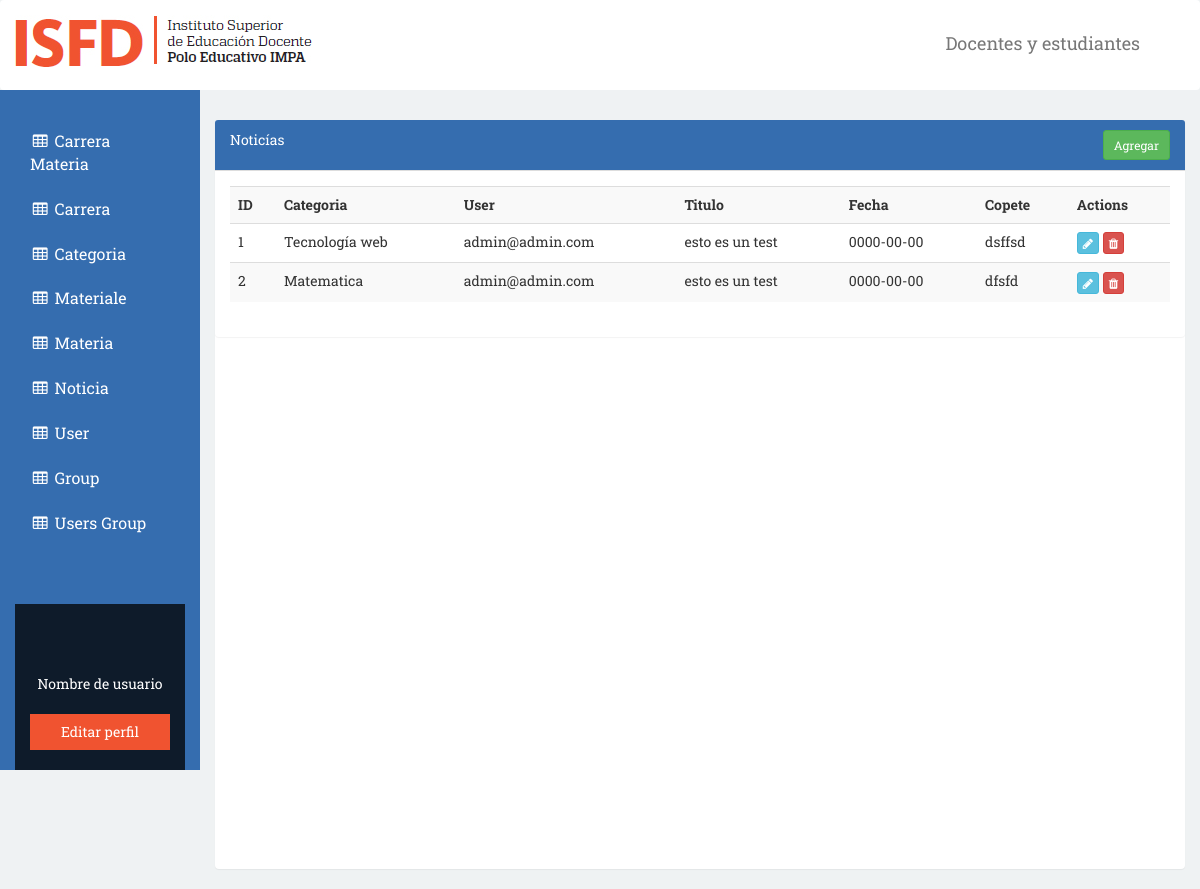
Screenshot of /index.php/noticia with the database file from the repository.
### tables this page shows
CREATE TABLE `noticias` (
  `id` int(11) NOT NULL,
  `categoria_id` int(11) NOT NULL,
  `user_id` int(11) DEFAULT NULL,
  `titulo` varchar(255) NOT NULL,
  `copete` text NOT NULL,
  `descripcion` text NOT NULL,
  `fecha` date NOT NULL,
  `timestamp` timestamp NOT NULL DEFAULT CURRENT_TIMESTAMP ON UPDATE CURRENT_TIMESTAMP
);

CREATE TABLE `categorias` (
  `id` int(11) NOT NULL,
  `nombre` varchar(255) DEFAULT NULL,
  `timestamp` timestamp NOT NULL DEFAULT CURRENT_TIMESTAMP ON UPDATE CURRENT_TIMESTAMP
);

CREATE TABLE `users` (
  `id` int(11) UNSIGNED NOT NULL,
  `ip_address` varchar(15) NOT NULL,
  `username` varchar(100) NOT NULL,
  `password` varchar(255) NOT NULL,
  `salt` varchar(255) DEFAULT NULL,
  `email` varchar(100) NOT NULL,
  `activation_code` varchar(40) DEFAULT NULL,
  `forgotten_password_code` varchar(40) DEFAULT NULL,
  `forgotten_password_time` int(11) UNSIGNED DEFAULT NULL,
  `remember_code` varchar(40) DEFAULT NULL,
  `created_on` int(11) UNSIGNED NOT NULL,
  `last_login` int(11) UNSIGNED DEFAULT NULL,
  `active` tinyint(1) UNSIGNED DEFAULT NULL,
  `first_name` varchar(50) DEFAULT NULL,
  `last_name` varchar(50) DEFAULT NULL,
  `company` varchar(100) DEFAULT NULL,
  `phone` varchar(20) DEFAULT NULL
);

### application/controllers/Noticia.php (called while the page is built, shortened)
<?php
class Noticia extends CI_Controller{
    function __construct()
    {
        $this->load->model('Noticia_model');
    }
    function index()
    {
        $data['noticias'] = $this->Noticia_model->get_all_noticias();
        $data['_view'] = 'noticia/index';
        $this->load->view('layouts/main',$data);
    }
}

### index.php (called while the page is built, shortened)
<?php
require_once BASEPATH.'core/CodeIgniter.php';

### application/models/Noticia_model.php (called while the page is built, shortened)
<?php
class Noticia_model extends CI_Model
{
    function get_all_noticias()
    {
        $this->db->select('noticias.*,categorias.nombre as categoria, users.email as usuario');
        $this->db->join('users','users.id = noticias.user_id');
        $this->db->join('categorias','categorias.id = noticias.categoria_id');
        return $this->db->get('noticias')->result_array();
    }
}

### application/views/noticia/index.php (the view)
<div class="row">
    <div class="col-lg-12">
        <div class="panel panel-default">
            <div class="panel-heading">
                Noticías
                <div class="pull-right">
                    <a href="<?php echo site_url('noticia/add'); ?>" class="btn btn-success btn-sm">Agregar</a>
                </div>
                <br clear="all">
            </div>
            <div class="panel-body">
                <div class="table-responsive">
                    <table class="table table-striped">
                        <tr>
							<th>ID</th>
							<th>Categoria</th>
							<th>User</th>
							<th>Titulo</th>
							<th>Fecha</th>
							<th>Copete</th>
							<th>Actions</th>
                        </tr>
                        <?php foreach($noticias as $n){ ?>
                        <tr>
							<td><?php echo $n['id']; ?></td>
							<td><?php echo $n['categoria']; ?></td>
							<td><?php echo $n['usuario']; ?></td>
							<td><?php echo $n['titulo']; ?></td>
							<td><?php echo $n['fecha']; ?></td>
							<td><?php echo $n['copete']; ?></td>
							<td>
                                <a href="<?php echo site_url('noticia/edit/'.$n['id']); ?>" class="btn btn-info btn-xs"><span class="fa fa-pencil"></span></a>
                                <a href="<?php echo site_url('noticia/remove/'.$n['id']); ?>" class="btn btn-danger btn-xs"><span class="fa fa-trash"></span></a>
                            </td>
                        </tr>
                        <?php } ?>
                    </table>
                </div>
            </div>
        </div>
    </div>
</div>

### application/views/layouts/main.php (shortened to what this page needs)
<!DOCTYPE html>
<html lang="en">
<head>
    <link href="<?php echo site_url('resources/css/bootstrap.min.css');?>" rel="stylesheet">
    <link href="<?php echo site_url('resources/css/impa.css');?>" rel="stylesheet">
    <link href="<?php echo site_url('resources/css/app.css');?>" rel="stylesheet">
    <link href="<?php echo site_url('resources/css/font-awesome.min.css');?>" rel="stylesheet">
</head>
<body class="bg-gris">
    <nav class="navbar navbar-default">
        <div class="container-fluid">
            <div class="navbar-header">
                <a class="navbar-brand" href="#"><img src="<?php echo site_url('resources/images/logo.jpg');?>"></a>
            </div>
            <div class="collapse navbar-collapse" id="bs-example-navbar-collapse-1">
                <ul class="nav navbar-nav navbar-right">
                    <li><a href="#">Docentes y estudiantes</a></li>
                    <li><a href="javascript:void(0);" class="view-navigation"><i class="fa fa-user-circle-o" aria-hidden="true"></i></a></li>
                </ul>
            </div>
        </div>
    </nav>
    <div class="container-fluid">
        <div class="row">
            <div class="col-md-2 app-nav">
                <ul class="nav nav-pills nav-stacked">
                        <li>
                            <a href="<?php echo site_url('carrera_materia/index');?>"><i class="fa fa-table fa-fw"></i> Carrera Materia</a>
                        </li>
                        <li>
                            <a href="<?php echo site_url('carrera/index');?>"><i class="fa fa-table fa-fw"></i> Carrera</a>
                        </li>
                        <li>
                            <a href="<?php echo site_url('categoria/index');?>"><i class="fa fa-table fa-fw"></i> Categoria</a>
                        </li>
                        <li>
                            <a href="<?php echo site_url('materiale/index');?>"><i class="fa fa-table fa-fw"></i> Materiale</a>
                        </li>
                        <li>
                            <a href="<?php echo site_url('materia/index');?>"><i class="fa fa-table fa-fw"></i> Materia</a>
                        </li>
                        <li>
                            <a href="<?php echo site_url('noticia/index');?>"><i class="fa fa-table fa-fw"></i> Noticia</a>
                        </li>
                        <li>
                            <a href="<?php echo site_url('user/index');?>"><i class="fa fa-table fa-fw"></i> User</a>
                        </li>
                        <li>
                            <a href="<?php echo site_url('group/index');?>"><i class="fa fa-table fa-fw"></i> Group</a>
                        </li>
                        <li>
                            <a href="<?php echo site_url('users_group/index');?>"><i class="fa fa-table fa-fw"></i> Users Group</a>
                        </li>
                    </ul>
                <div class="user">
                    <div class="username">Nombre de usuario</div>
                    <a class="btn-app">Editar perfil</a>
                </div>
            </div>
            <div class="col-md-10" id="materias">
                <div class="panel panel-default">
                    <div id="page-wrapper">
                        <?php
                        if(isset($_view) && $_view)
                            $this->load->view($_view);
                        ?>
                    </div>
                </div>
            </div>
        </div>
    </div>
</body>
</html>

### resources/css/impa.css (style rules this page uses)
body { font-family: 'Roboto Slab', serif; }
.bg-gris { background-color: #eff2f3; }
.navbar-default { border: 0; background-color: #fff; min-height: 90px; margin-bottom: 0; }
.navbar-right { margin-top: 18px; font-size: 18px; }
.btn-app { width: 100%; border-radius: 0; background-color:#f05330; color:#fff; }
.panel-default { border:0; }
.panel-body a { color:#fff!important; }
#materias { padding-top: 30px; }
#materias .panel-heading { background-color: #356daf!important; color: #fff!important }
#materias .panel-body { background-color: none; }

### resources/css/app.css (style rules this page uses)
.app-nav li a { color: #fff; font-size: 16px; }
.app-nav { background-color: #356daf; }
.app-nav .nav-stacked { margin-top: 30px; }
.user { text-align: center; margin-top: 60px; background-color: #0e1b2a; padding:20px 0; }
.user .username { color:#fff; margin-top: 30px; }
.btn-app { background-color: #f05330; color: #fff; padding:8px 20px; display: block; width: 140px; margin:auto; margin-top: 20px; }

### rows the page displays
noticias: id "1", categoria.nombre "Tecnología web", user.email "admin@admin.com", titulo "esto es un test", fecha "0000-00-00", copete "dsffsd"
noticias: id "2", categoria.nombre "Matematica", user.email "admin@admin.com", titulo "esto es un test", fecha "0000-00-00", copete "dfsfd"
